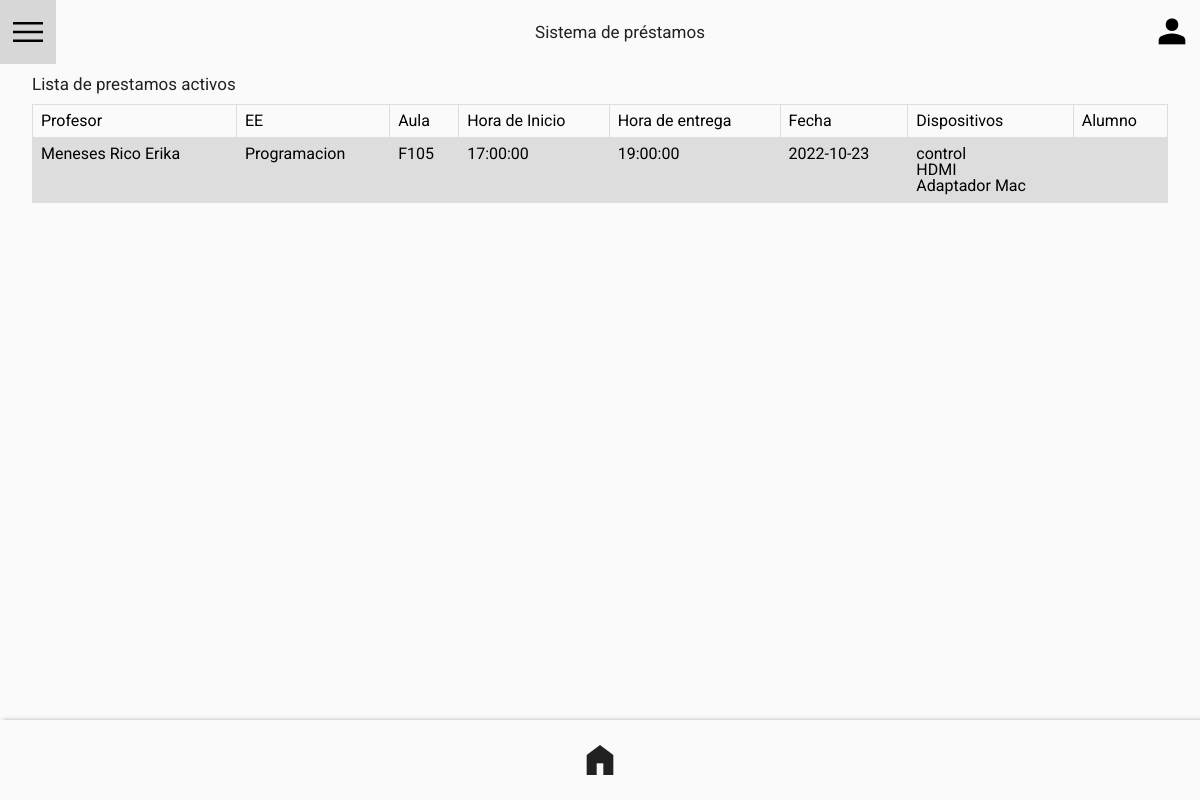
The app's page /lista_prestamos.php, older data.
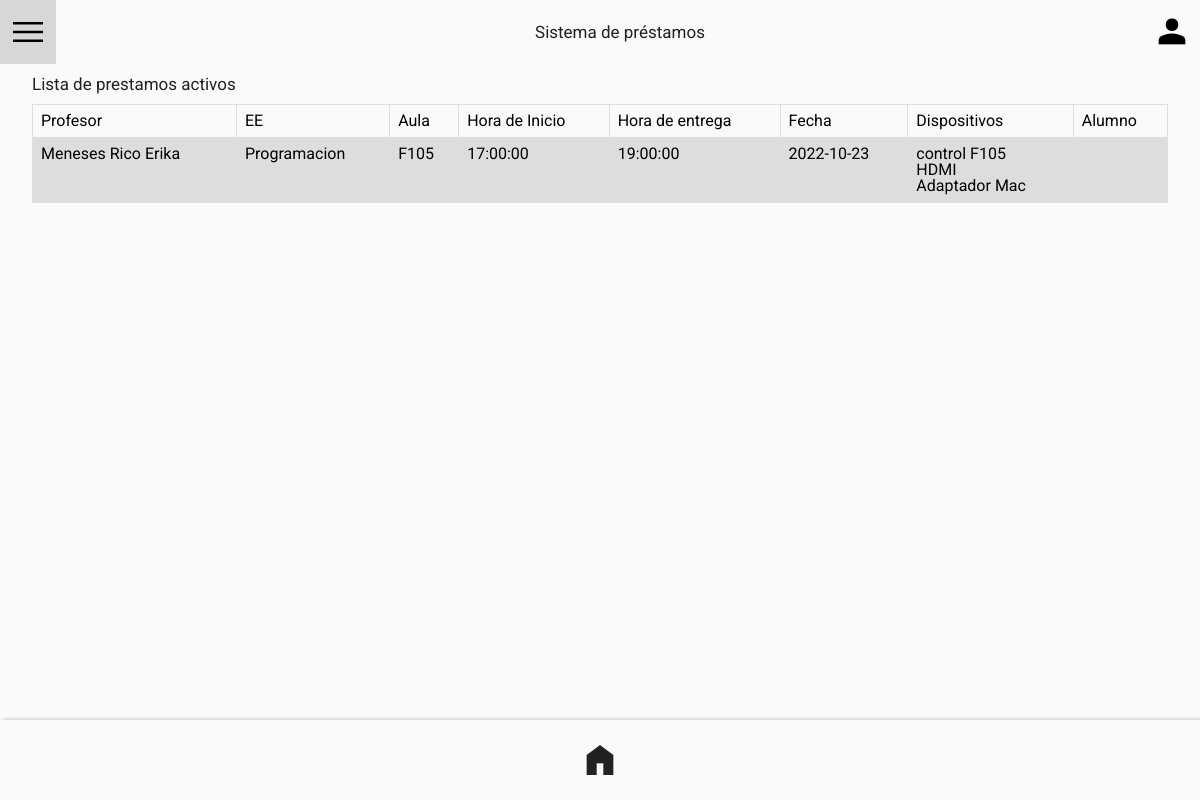
The same page, newer data.
### tables this page shows
create table dispositivo(
  id varchar(50) not null primary key,
  nombre varchar(255) not null,
  cantidad int not null,
  observaciones varchar(255)
);

### public/php/lista-prestamos/PrestamosController.php (called while the page is built, shortened)
<?php
include_once('public/php/connection.php');
class PrestamosController {
  private $db = null;
  function __construct() {
    $this->database = new Connection();
    $this->db = $this->database->open();
  }
  public function getPrestamosInfo() {
    $sql = "SELECT * FROM prestamo";
    $prestamos = $this -> fetch($sql);
    foreach($prestamos as $key => $prestamo) {
      $sql = "
      SELECT d.id, d.nombre, d.observaciones
      FROM dispositivo_prestado AS dp
      INNER JOIN dispositivo AS d ON dp.id_dispositivo=d.id
      WHERE dp.id_prestamo={$prestamo['id']}
      ";
      $prestamos[$key]['dispositivos'] = $this->fetch($sql);
    }
    if($prestamos[$key]['id_profesor'] !== NULL) {
      $sql = "
      SELECT nombre
      FROM profesor
      WHERE noPersonal={$prestamos[$key]['id_profesor']}
      ";
      $prestamos[$key]['profesor'] = $this->fetch($sql);
    }
    return $prestamos;
  }
  private function fetch($sql) {
    try {
      $data = $this->db->query($sql);
      return $data -> fetchAll();
    }
    catch(PDOException $e){
      return false;
    }
  }
}
?>

### public/php/connection.php (called while the page is built, shortened)
<?php
Class Connection {
	private $server = "mysql:host=localhost;dbname=prestamos";
	private $username = "root";
	private $password = "";
	private $options  = array(PDO::ATTR_ERRMODE => PDO::ERRMODE_EXCEPTION,PDO::ATTR_DEFAULT_FETCH_MODE => PDO::FETCH_ASSOC,);
	public function open() {
 		try{
 			$this->conn = new PDO($this->server, $this->username, $this->password, $this->options);
 			return $this->conn;
 		}
 		catch (PDOException $e){
 			$response = ['success' => false, 'err0r' => $e->getMessage()];
 			echo json_encode($response);
 			die;
 		}
  }
}
?>

### lista_prestamos.php (the view, shortened to what this page needs)
<?php
  include_once('public/php/lista-prestamos/PrestamosController.php');
  $controller = new PrestamosController();
  $prestamos = $controller->getPrestamosInfo();
?>
<!DOCTYPE html>
<html lang="es">
<head>
  <link rel="stylesheet" type="text/css" href="public/css/reset.css">
  <link rel="stylesheet" type="text/css" href="public/css/lista-prestamos/lista-prestamos.css">
  <link rel="stylesheet" type="text/css" href="public/css/lista-prestamos/header.css">
</head>
<body>
  <div class="container">
    <header>
      <nav class="hamburger-menu">
        <span class="material-symbols-outlined md">menu</span>
      </nav>
      <span class="title">Sistema de préstamos</span>
      <div class="user">
        <span class="material-symbols-outlined md">person</span>
      </div>
    </header>
    <main>
      <div class="title">
        <span>Lista de prestamos activos</span>
      </div>
      <div class="loans-container scrollbar">
        <table>
          <tr>
            <th>Profesor</th>
            <th>EE</th>
            <th>Aula</th>
            <th>Hora de Inicio</th>
            <th>Hora de entrega</th>
            <th>Fecha</th>
            <th>Dispositivos</th>
            <th>Alumno</th>
          </tr>
          <?php
            foreach ($prestamos as $prestamo) {
              ?>
              <tr>
                <td><?= $prestamo['profesor'][0]['nombre'] ?> </td>
                <td><?= $prestamo['materia'] ?> </td>
                <td><?= $prestamo['aula'] ?> </td>
                <td><?= $prestamo['horario_entrada'] ?> </td>
                <td><?= $prestamo['horario_salida'] ?> </td>
                <td><?= $prestamo['fecha'] ?> </td>
                <td>
                  <ul>
                    <?php
                      foreach($prestamo['dispositivos'] as $dispositivo) {
                        echo "
                          <li>{$dispositivo['nombre']}</li>
                        ";
                      }
                    ?>
                  </ul>
                </td>
                <td>
                </td>
              </tr>
              <?php
            }
          ?>
        </table>
      </div>
      <a class="home-btn" href="#">
        <span class="material-symbols-outlined md">home</span>
      </a>
    </main>
  </div>
</body>
</html>

Row changes from the older to the newer data that the page shows:
changed dispositivo: nombre "control" → "control F105"
